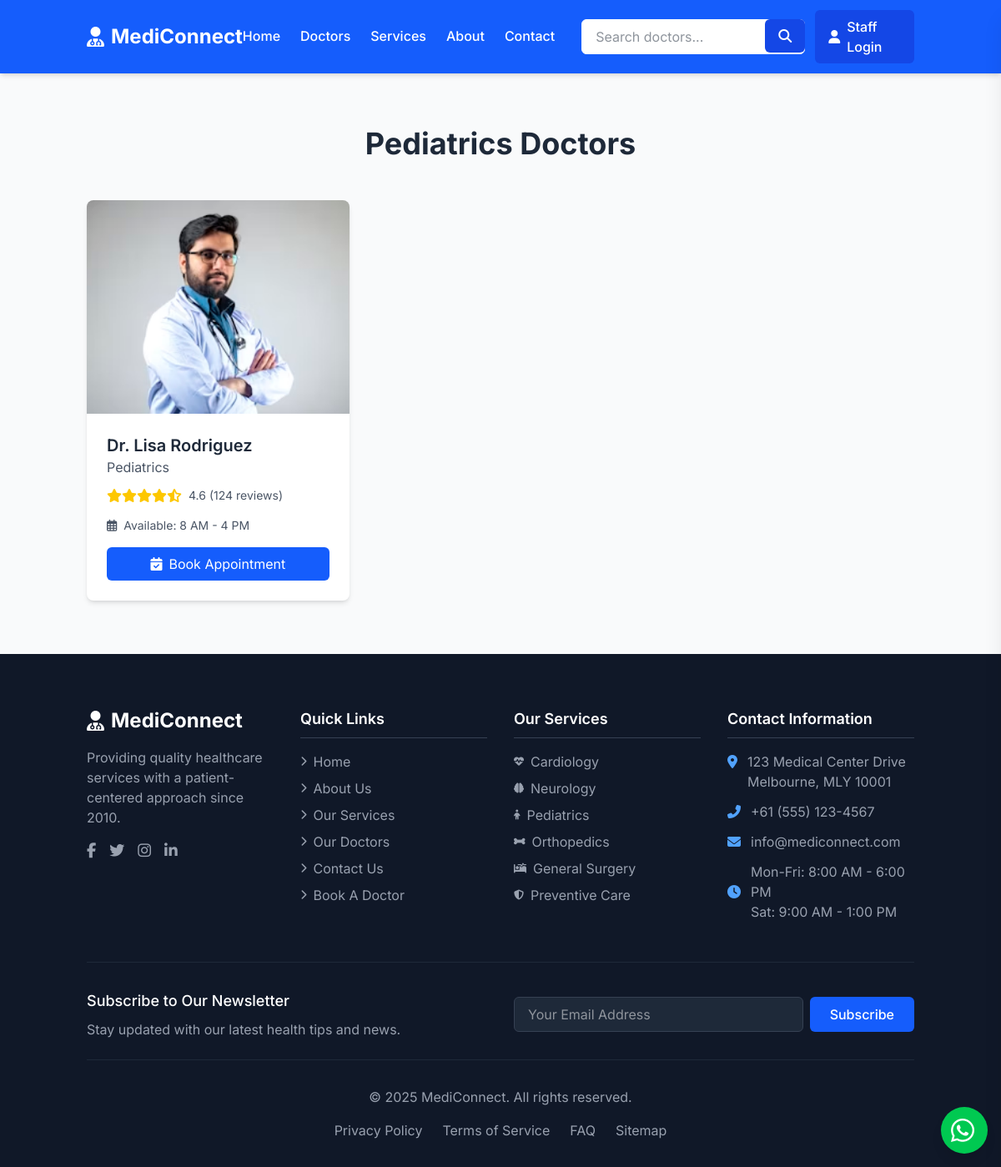
The page /departmental_doctors/4 on the database as committed earlier.
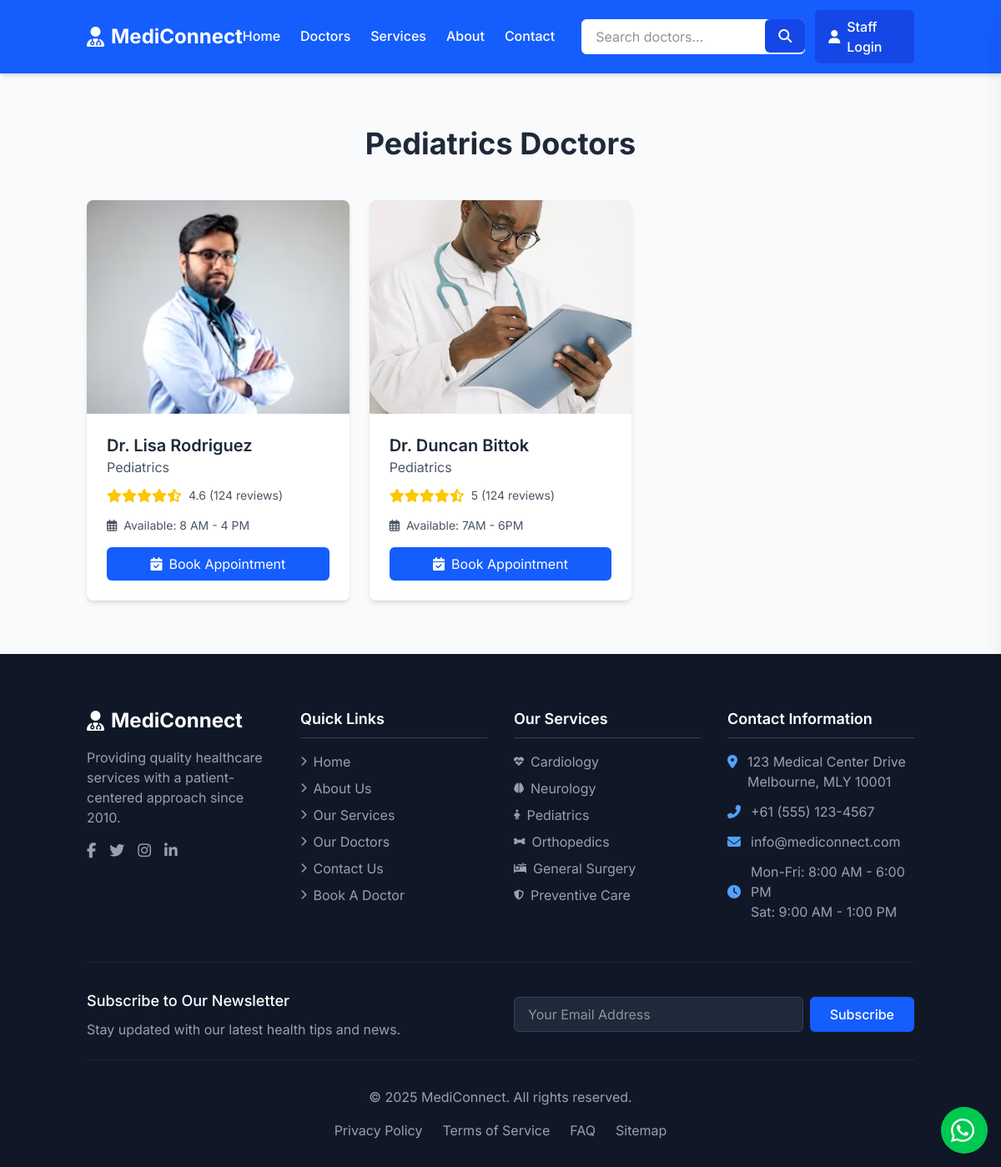
The same page on the database as committed later.
### models/models.py (models this page shows, shortened)
class Doctor(db.Model):
    id = db.Column(db.Integer, primary_key=True)
    name = db.Column(db.String(100), nullable=False)
    department_id = db.Column(db.Integer, db.ForeignKey('department.id'), nullable=False)  # Foreign key to Department
    image_url = db.Column(db.String(300), nullable=False)
    rating = db.Column(db.String(300), nullable=False)  # Doctor's rating
    work_hours = db.Column(db.String(300), nullable=False)  # Working hours of the doctor
    appointments = db.relationship('Appointment', backref='doctor', lazy=True)

class Department(db.Model):
    id = db.Column(db.Integer, primary_key=True)
    name = db.Column(db.String(100), nullable=False)
    image_url = db.Column(db.String(100), nullable=True)  # Optional image URL for department
    doctors = db.relationship('Doctor', backref='department', lazy=True)

### app.py (the view)
@app.route('/departmental_doctors/<int:department_id>' , methods=['GET'])
def departmental_doctors(department_id):
    department = Department.query.get(department_id)
    doctors = Doctor.query.filter_by(department_id=department_id).all()
    return render_template('categorized_doctors.html', doctors=doctors, department=department)

### templates/categorized_doctors.html (shortened to what this page needs)
{% extends "base.html" %}
{% block content %}
<section class="doctors-section py-16 bg-gray-50">
    <div class="container mx-auto px-4">
        <div class="text-center mb-12">
            <h2 class="text-3xl md:text-4xl font-bold text-gray-800 mb-4">
                {{ department.name }} Doctors
            </h2>
        </div>
        {% if doctors|length == 0 %}
        <p class="text-gray-600 text-lg">No doctors are available in this department at the moment!</p>
        {% else %}
        <div class="grid grid-cols-1 sm:grid-cols-2 lg:grid-cols-3 xl:grid-cols-4 gap-6">
            {% for doctor in doctors %}
            <div
                class="bg-white rounded-lg shadow-md overflow-hidden transition-transform hover:shadow-lg hover:-translate-y-1">
                <div class="relative">
                    <img src="{{ url_for('static', filename='uploads/'+doctor.image_url) }}" alt="Dr. Sarah Johnson"
                        class="w-full h-64 object-cover object-center">
                </div>
                <div class="p-6">
                    <h3 class="text-xl font-semibold text-gray-800">{{ doctor.name }}</h3>
                    <p class="text-gray-600 mb-3">{{ doctor.department.name }}</p>
                    <div class="flex items-center mb-4">
                        <div class="flex text-yellow-400">
                            <i class="fas fa-star"></i>
                            <i class="fas fa-star"></i>
                            <i class="fas fa-star"></i>
                            <i class="fas fa-star"></i>
                            <i class="fas fa-star-half-alt"></i>
                        </div>
                        <span class="text-gray-600 text-sm ml-2">{{ doctor.rating }} (124 reviews)</span>
                    </div>
                    <div class="flex items-center text-sm text-gray-600 mb-4">
                        <i class="far fa-calendar-alt mr-2"></i>
                        <span>Available: {{ doctor.work_hours }}</span>
                    </div>
                    <a href="{{ url_for('book_appointment', doctor_id=doctor.id) }}"
                        class="w-full bg-blue-600 text-white py-2 rounded-md hover:bg-blue-700 transition flex items-center justify-center gap-2">
                        <i class="fas fa-calendar-check"></i> Book Appointment
                    </a>
                </div>
            </div>
            {% endfor %}
        </div>
        {% endif %}
    </div>
</section>
{% endblock %}

Rows that differ between the two databases and show on the page:
added Doctor: image_url (picture), name "Dr. Duncan Bittok", department.name "Pediatrics", rating "5", work_hours "7AM - 6PM"
